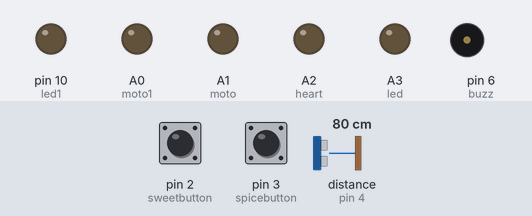
Bench run of a sketch on a simulated Arduino Uno, built with avr-gcc and run on an emulated ATmega328P. On the bench: output pins drawn as LEDs (lit = HIGH), buzzer (waves = sounding, pin HIGH). Inputs (shaded band) come from the test bench; at power-on: pin 2 (sweetbutton) HIGH, distance to the obstacle (sensor on pin 4) 80 cm, pin 3 (spicebutton) HIGH. The echo pulse lasts 58.3 µs per cm; pins used as bus, display or sensor lines are not drawn; what the sketch prints to the serial monitor is not drawn.

Above: at 1.2 s.
1.3 s: pin 2 (sweetbutton) pulled LOW for 0.15 s
At 2.4 s:
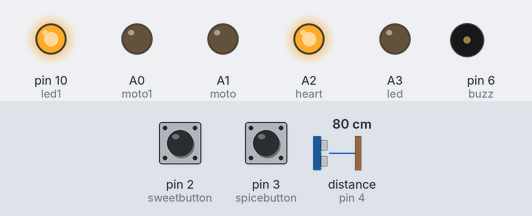
3.6 s: distance to the obstacle (sensor on pin 4) set to 28 cm
6.6 s: distance to the obstacle (sensor on pin 4) set to 23 cm
At 8.4 s:
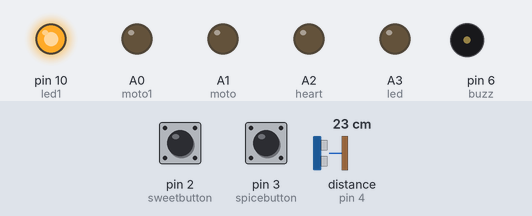
9.2 s: pin 3 (spicebutton) pulled LOW for 3.2 s
At 14.5 s:
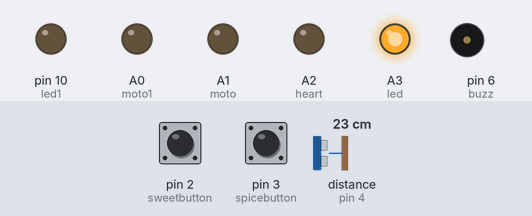
15.4 s: distance to the obstacle (sensor on pin 4) set to 13 cm
18.4 s: distance to the obstacle (sensor on pin 4) set to 10 cm
At 23.9 s:
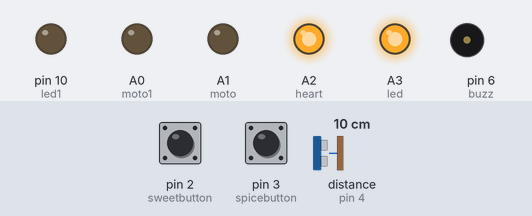
Timing chart, 0 to 24.8 s (numbered marks = the images above; inputs shaded):
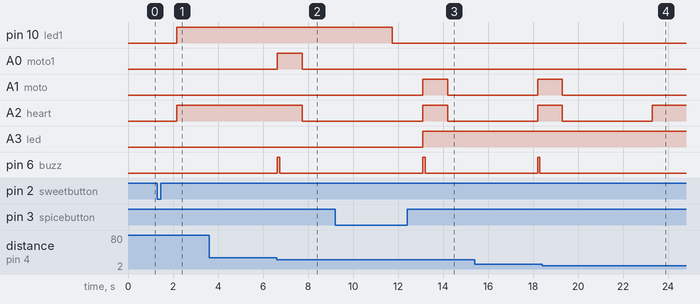

Measured:
- the behaviour switches between 27 and 26 cm on distance to the obstacle (sensor on pin 4) (found by bisection; images 1 and 2)
- the behaviour switches between 12 and 11 cm on distance to the obstacle (sensor on pin 4) (found by bisection; images 3 and 4)
- after the input at 1.3 s, pin 10 (led1), A2 (heart): LOW → HIGH after 0.86 s
- after the input at 3.6 s, every drawn part: stays the same
- after the input at 6.6 s, A0 (moto1): LOW → HIGH at once, → LOW 1.1 s later; A2 (heart): HIGH → LOW after 1.1 s; pin 6 (buzz): LOW → HIGH at once, → LOW 0.10 s later
- after the input at 9.2 s, pin 10 (led1): HIGH → LOW after 2.5 s; A0 (moto1): stays LOW (without the input it goes to HIGH after 2.5 s); A1 (moto): LOW → HIGH after 3.9 s, → LOW 1.1 s later; A3 (led): LOW → HIGH after 3.9 s
- after the input at 18.4 s, A1 (moto): goes on until 19.3 s, then stays LOW; A2 (heart): goes on until 23.3 s, then stays HIGH; pin 6 (buzz): stays LOW (without the input it goes to HIGH after 4.9 s)

The sketch:

chart_vending_with_single_sensor.ino
```cpp
#define moto A1
#define moto1 A0
#define led A3
#define led1 10
#define heart A2
#define buzz 6


bool flag = false;


const int trigPin = 5;
const int echoPin = 4;

const int sweetbutton = 2;
const int spicebutton = 3;

long duration;
int distance;


void setup()
{
  Serial.begin(9600);
  pinMode(trigPin, OUTPUT);
  pinMode(echoPin, INPUT);
  pinMode(moto, OUTPUT);
  pinMode(moto1, OUTPUT);
  pinMode(led, OUTPUT);
  pinMode(led1, OUTPUT);
  pinMode(buzz, OUTPUT);
  pinMode(heart, OUTPUT);
  pinMode(sweetbutton, INPUT_PULLUP);
  pinMode(spicebutton, INPUT_PULLUP);
}


void loop()
{

  if (!digitalRead(sweetbutton))
  {
    while (!digitalRead(sweetbutton));
    delay(500);
    Serial.println("Sweet flavour");
    sweet();
  }

  if (!digitalRead(spicebutton))
  {
    while (!digitalRead(spicebutton));
    delay(500);
    Serial.println("Spice flavour");
    spice();
  }
}


void spice()
{
  delay(200);
  flag = false;
  while (1) {
    flag =false;
    digitalWrite(trigPin, LOW);
    delayMicroseconds(5);
    digitalWrite(trigPin, HIGH);
    delayMicroseconds(10);
    digitalWrite(trigPin, LOW);
    duration = pulseIn(echoPin, HIGH);
    distance = duration * 0.034 / 2;
    Serial.print("Distance1 = ");
    Serial.print(distance);
    Serial.println(" cm");
    Serial.print("place now");
    digitalWrite(led, HIGH);
    digitalWrite(heart, HIGH);

    if ((distance > 10) && (distance <= 25))
    {
      if (distance == 0)
      {
        digitalWrite(moto, LOW);
      }
      else
      {
        if (flag == false)
        {
          digitalWrite(moto, HIGH);
          digitalWrite(buzz, HIGH);
          delay(100);
          digitalWrite(buzz, LOW);
          delay(1000);
          digitalWrite(moto, LOW);
          digitalWrite(heart, LOW);
          Serial.println("remove");
          flag = true;
          delay(4000);

        }
      }
    }
    if  ( !digitalRead(spicebutton) || !digitalRead(sweetbutton))
    {
      while (!digitalRead(spicebutton) );

      digitalWrite(moto, LOW);
      Serial.println("Exit");
      digitalWrite(led, LOW);
      digitalWrite(heart, LOW);

      return 0;
    }
  }
}

void sweet()
{
  delay(200);
  flag = false;

  while (1) {
    flag=false;
    digitalWrite(trigPin, LOW);
    delayMicroseconds(5);
    digitalWrite(trigPin, HIGH);
    delayMicroseconds(10);
    digitalWrite(trigPin, LOW);
    duration = pulseIn(echoPin, HIGH);
    distance = duration * 0.034 / 2;
    Serial.print("Distance = ");
    Serial.print(distance);
    Serial.println(" cm");
    Serial.print("place now");
    digitalWrite(led1, HIGH);
    digitalWrite(heart, HIGH);

    if ((distance > 10) && (distance <= 25))
    {
      if (distance == 0)
      {
        digitalWrite(moto1, LOW);
      }
      else
      {
        if (flag == false) {
          digitalWrite(moto1, HIGH);
          digitalWrite(buzz, HIGH);
          delay(100);
          digitalWrite(buzz, LOW);
          delay(1000);
          digitalWrite(moto1, LOW);
          digitalWrite(heart, LOW);
          Serial.print("remove");
          flag = true;
          delay(4000);

        }
      }
    }

    if ( !digitalRead(spicebutton) || !digitalRead(sweetbutton))
    {
      while ( !digitalRead(sweetbutton));

      digitalWrite(moto, LOW);
      Serial.println("Exit");
      digitalWrite(led1, LOW);
      digitalWrite(heart, LOW);
      return 0;
    }

  }
}
```
